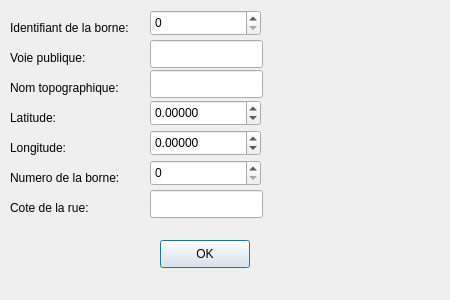
<?xml version="1.0" encoding="UTF-8"?>
<ui version="4.0">
 <class>AjoutStationnement</class>
 <widget class="QDialog" name="AjoutStationnement">
  <property name="geometry">
   <rect>
    <x>0</x>
    <y>0</y>
    <width>450</width>
    <height>300</height>
   </rect>
  </property>
  <property name="windowTitle">
   <string>AjoutStationnement</string>
  </property>
  <widget class="QLabel" name="label">
   <property name="geometry">
    <rect>
     <x>10</x>
     <y>20</y>
     <width>191</width>
     <height>16</height>
    </rect>
   </property>
   <property name="text">
    <string>Identifiant de la borne:</string>
   </property>
  </widget>
  <widget class="QLabel" name="label_2">
   <property name="geometry">
    <rect>
     <x>10</x>
     <y>50</y>
     <width>141</width>
     <height>16</height>
    </rect>
   </property>
   <property name="text">
    <string/>
   </property>
  </widget>
  <widget class="QLineEdit" name="voie">
   <property name="geometry">
    <rect>
     <x>150</x>
     <y>40</y>
     <width>113</width>
     <height>28</height>
    </rect>
   </property>
   <property name="text">
    <string/>
   </property>
  </widget>
  <widget class="QLabel" name="label_3">
   <property name="geometry">
    <rect>
     <x>10</x>
     <y>50</y>
     <width>91</width>
     <height>16</height>
    </rect>
   </property>
   <property name="text">
    <string>Voie publique:</string>
   </property>
  </widget>
  <widget class="QLabel" name="label_4">
   <property name="geometry">
    <rect>
     <x>10</x>
     <y>110</y>
     <width>58</width>
     <height>16</height>
    </rect>
   </property>
   <property name="text">
    <string>Latitude:</string>
   </property>
  </widget>
  <widget class="QLineEdit" name="cote">
   <property name="geometry">
    <rect>
     <x>150</x>
     <y>190</y>
     <width>113</width>
     <height>28</height>
    </rect>
   </property>
  </widget>
  <widget class="QLabel" name="label_5">
   <property name="geometry">
    <rect>
     <x>10</x>
     <y>140</y>
     <width>71</width>
     <height>16</height>
    </rect>
   </property>
   <property name="text">
    <string>Longitude:</string>
   </property>
  </widget>
  <widget class="QLabel" name="label_6">
   <property name="geometry">
    <rect>
     <x>10</x>
     <y>170</y>
     <width>131</width>
     <height>16</height>
    </rect>
   </property>
   <property name="text">
    <string>Numero de la borne:</string>
   </property>
  </widget>
  <widget class="QLabel" name="label_7">
   <property name="geometry">
    <rect>
     <x>10</x>
     <y>200</y>
     <width>141</width>
     <height>16</height>
    </rect>
   </property>
   <property name="text">
    <string>Cote de la rue:</string>
   </property>
  </widget>
  <widget class="QPushButton" name="ok">
   <property name="geometry">
    <rect>
     <x>160</x>
     <y>240</y>
     <width>90</width>
     <height>28</height>
    </rect>
   </property>
   <property name="text">
    <string>OK</string>
   </property>
  </widget>
  <widget class="QLabel" name="label_8">
   <property name="geometry">
    <rect>
     <x>10</x>
     <y>80</y>
     <width>131</width>
     <height>16</height>
    </rect>
   </property>
   <property name="text">
    <string>Nom topographique: </string>
   </property>
  </widget>
  <widget class="QLineEdit" name="topographique">
   <property name="geometry">
    <rect>
     <x>150</x>
     <y>70</y>
     <width>113</width>
     <height>28</height>
    </rect>
   </property>
  </widget>
  <widget class="QDoubleSpinBox" name="latitude">
   <property name="geometry">
    <rect>
     <x>150</x>
     <y>100</y>
     <width>111</width>
     <height>26</height>
    </rect>
   </property>
   <property name="decimals">
    <number>5</number>
   </property>
   <property name="minimum">
    <double>-1001.999990000000025</double>
   </property>
   <property name="maximum">
    <double>1001.999990000000025</double>
   </property>
  </widget>
  <widget class="QDoubleSpinBox" name="longitude">
   <property name="geometry">
    <rect>
     <x>150</x>
     <y>130</y>
     <width>111</width>
     <height>26</height>
    </rect>
   </property>
   <property name="decimals">
    <number>5</number>
   </property>
   <property name="minimum">
    <double>-1001.999990000000025</double>
   </property>
   <property name="maximum">
    <double>1000.999990000000025</double>
   </property>
  </widget>
  <widget class="QSpinBox" name="numeroborne">
   <property name="geometry">
    <rect>
     <x>150</x>
     <y>160</y>
     <width>111</width>
     <height>26</height>
    </rect>
   </property>
   <property name="maximum">
    <number>9999</number>
   </property>
  </widget>
  <widget class="QSpinBox" name="identifiant">
   <property name="geometry">
    <rect>
     <x>150</x>
     <y>10</y>
     <width>111</width>
     <height>26</height>
    </rect>
   </property>
   <property name="minimum">
    <number>0</number>
   </property>
   <property name="maximum">
    <number>10000000</number>
   </property>
  </widget>
 </widget>
 <resources/>
 <connections>
  <connection>
   <sender>ok</sender>
   <signal>clicked()</signal>
   <receiver>AjoutStationnement</receiver>
   <slot>enregistrer()</slot>
   <hints>
    <hint type="sourcelabel">
     <x>204</x>
     <y>253</y>
    </hint>
    <hint type="destinationlabel">
     <x>224</x>
     <y>149</y>
    </hint>
   </hints>
  </connection>
 </connections>
 <slots>
  <slot>enregistrer()</slot>
 </slots>
</ui>
